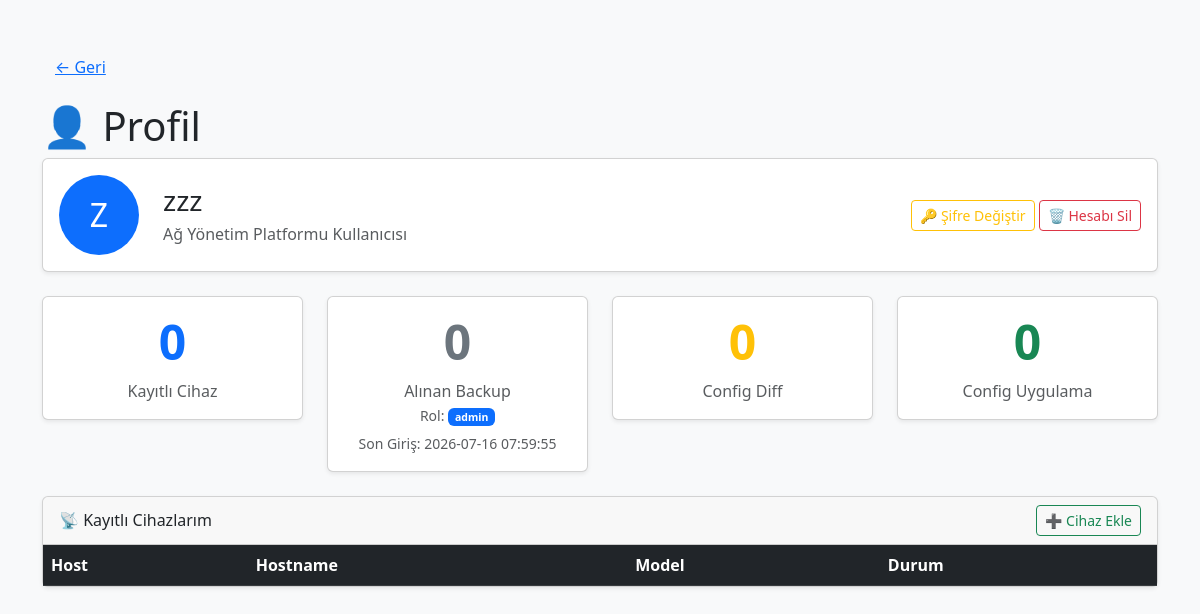
Screenshot of /profile (signed in) with the database file from the repository.
### tables this page shows
CREATE TABLE users (
            id INTEGER PRIMARY KEY AUTOINCREMENT,
            username TEXT UNIQUE NOT NULL,
            password TEXT NOT NULL,
            role TEXT DEFAULT 'admin'
        );

### app.py (the view)
@app.route('/profile')
@login_required
def profile():
    from flask import session
    devices = get_user_devices(current_user.id)
    logs = log_listele(current_user.id)
    backup_count = sum(1 for l in logs if l[3] == "BACKUP")
    diff_count = sum(1 for l in logs if l[3] == "CONFIG DIFF")
    apply_count = sum(1 for l in logs if l[3] == "CONFIG APPLY")
    son_giris = session.get('son_giris', '-')
    return render_template('profile.html',
        username=current_user.username,
        devices=devices,
        backup_count=backup_count,
        diff_count=diff_count,
        apply_count=apply_count,
        total_devices=len(devices),
        son_giris=son_giris,
        rol=current_user.role
    )

### app.py (called while the page is built)
@login_manager.user_loader
def load_user(user_id):
    import sqlite3
    conn = sqlite3.connect("audit.db")
    c = conn.cursor()
    c.execute("SELECT * FROM users WHERE id = ?", (user_id,))
    user = c.fetchone()
    conn.close()
    if user:
        return User(user[0], user[1], user[3])
    return None

def get_user_devices(user_id):
    with user_caches_lock:
        return list(user_caches.get(user_id, []))

### database.py (called while the page is built)
def log_listele(user_id=None):
    conn = sqlite3.connect(DB_FILE)
    c = conn.cursor()
    if user_id:
        c.execute("SELECT * FROM audit_log WHERE user_id = ? ORDER BY id DESC", (user_id,))
    else:
        c.execute("SELECT * FROM audit_log ORDER BY id DESC")
    rows = c.fetchall()
    conn.close()
    return rows

### templates/profile.html (shortened to what this page needs)
<!DOCTYPE html>
<html lang="tr">
<head>
    <link href="https://cdn.jsdelivr.net/npm/bootstrap@5.3.0/dist/css/bootstrap.min.css" rel="stylesheet">
</head>
<body class="bg-light">
    <div class="container py-5">
        <a href="/" class="btn btn-link mb-3">← Geri</a>
        <h1>👤 Profil</h1>
        <div class="card shadow-sm mb-4">
            <div class="card-body">
                <div class="d-flex align-items-center gap-4">
                    <div class="rounded-circle bg-primary text-white d-flex align-items-center justify-content-center"
                        style="width:80px; height:80px; font-size:2rem;">
                        {{ username[0].upper() }}
                    </div>
                    <div>
                        <h3 class="mb-1">{{ username }}</h3>
                        <p class="text-muted mb-0">Ağ Yönetim Platformu Kullanıcısı</p>
                    </div>
                    <div class="ms-auto">
                        <a href="/change_password" class="btn btn-outline-warning btn-sm">🔑 Şifre Değiştir</a>
                        <a href="/delete_account" class="btn btn-outline-danger btn-sm">🗑 Hesabı Sil</a>
                    </div>
                </div>
            </div>
        </div>
        <div class="row mb-4">
            <div class="col-md-3">
                <div class="card text-center shadow-sm">
                    <div class="card-body py-3">
                        <h2 class="display-5 fw-bold text-primary">{{ total_devices }}</h2>
                        <p class="text-muted mb-0">Kayıtlı Cihaz</p>
                    </div>
                </div>
            </div>
            <div class="col-md-3">
                <div class="card text-center shadow-sm">
                    <div class="card-body py-3">
                        <h2 class="display-5 fw-bold text-secondary">{{ backup_count }}</h2>
                        <p class="text-muted mb-0">Alınan Backup</p>
                        <p class="text-muted mb-1"><small>Rol: <span class="badge bg-primary">{{ rol }}</span></small></p>
<p class="text-muted mb-0"><small>Son Giriş: {{ son_giris }}</small></p>
                    </div>
                </div>
            </div>
            <div class="col-md-3">
                <div class="card text-center shadow-sm">
                    <div class="card-body py-3">
                        <h2 class="display-5 fw-bold text-warning">{{ diff_count }}</h2>
                        <p class="text-muted mb-0">Config Diff</p>
                    </div>
                </div>
            </div>
            <div class="col-md-3">
                <div class="card text-center shadow-sm">
                    <div class="card-body py-3">
                        <h2 class="display-5 fw-bold text-success">{{ apply_count }}</h2>
                        <p class="text-muted mb-0">Config Uygulama</p>
                    </div>
                </div>
            </div>
        </div>
        <div class="card shadow-sm">
            <div class="card-header d-flex justify-content-between align-items-center">
                <span>📡 Kayıtlı Cihazlarım</span>
                <a href="/add_device" class="btn btn-sm btn-outline-success">➕ Cihaz Ekle</a>
            </div>
            <div class="card-body p-0">
                <table class="table table-hover mb-0">
                    <thead class="table-dark">
                        <tr>
                            <th>Host</th>
                            <th>Hostname</th>
                            <th>Model</th>
                            <th>Durum</th>
                        </tr>
                    </thead>
                </table>
            </div>
        </div>
    </div>
</body>
</html>

### rows the page displays
users: username "Z", username "zzz", role "admin"

### other values shown
{{ total_devices }} "0"
{{ backup_count }} "0"
{{ son_giris }} "2026-07-16 07:59:55"
{{ diff_count }} "0"
{{ apply_count }} "0"
